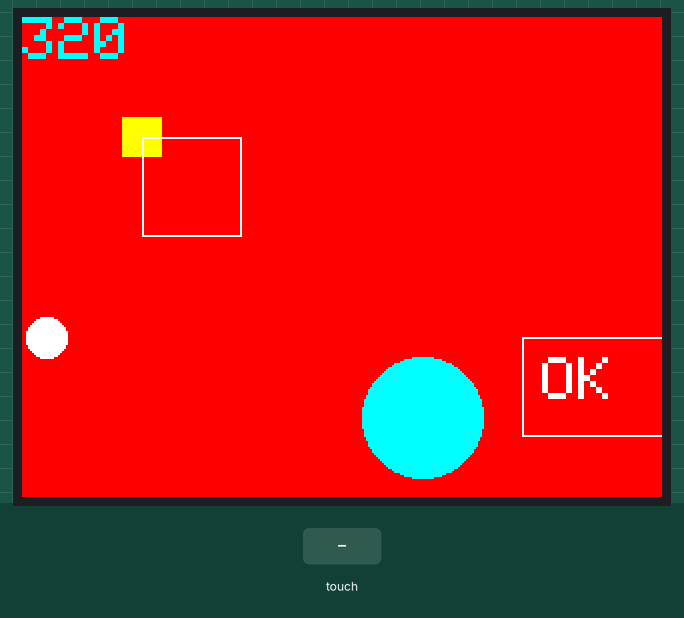
A sketch run on a simulated Arduino Uno, built with avr-gcc and run on an emulated ATmega328P. Parts: 320×240 colour display. The test bench sets the inputs (shaded band). What the sketch prints to the serial monitor is not drawn.

Above: at 1.5 s.
1.6 s: touch panel pressed at 62 % / 50 % of its raw x / y range
At 1.84 s:
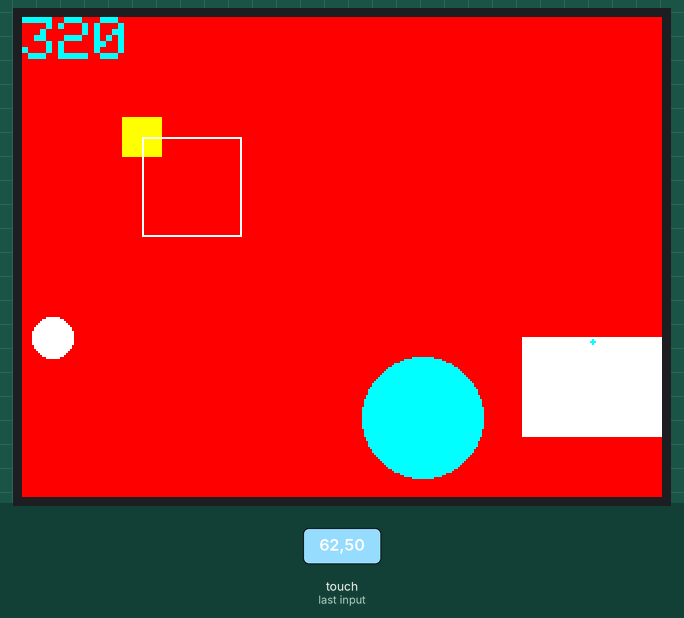
3.4 s: touch panel pressed at 13 % / 30 % of its raw x / y range
At 3.53 s:
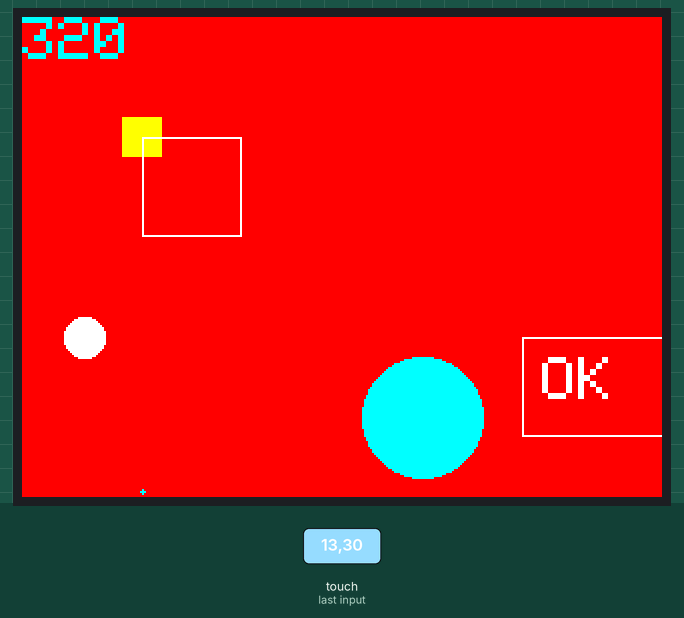

The sketch:

tftpaint2_9327.ino
```cpp
// This sketch has been Refurbished by BUHOSOFT
// Original code provided by Smoke And Wires
// http://www.smokeandwires.co.nz
// This code has been taken from the Adafruit TFT Library and modified
//  by us for use with our TFT Shields / Modules
// For original code / licensing please refer to
// https://github.com/adafruit/TFTLCD-Library

// adapted sketch by niq_ro from http://arduinotehniq.blogspot.com/
// ver. 1m5 - 13.11.2014, Craiova - Romania

#define DEBUG 1

// The control pins for the LCD can be assigned to any digital or
// analog pins...but we'll use the analog pins as this allows us to
// double up the pins with the touch screen (see the TFT paint example).
// #define LCD_CS A3 // Chip Select goes to Analog 3
// #define LCD_CD A2 // Command/Data goes to Analog 2
// #define LCD_WR A1 // LCD Write goes to Analog 1
// #define LCD_RD A0 // LCD Read goes to Analog 0

// #define LCD_RESET A4 // Can alternately just connect to Arduino's reset pin

// When using the BREAKOUT BOARD only, use these 8 data lines to the LCD:
// For the Arduino Uno, Duemilanove, Diecimila, etc.:
//   D0 connects to digital pin 8  (Notice these are
//   D1 connects to digital pin 9   NOT in order!)
//   D2 connects to digital pin 2
//   D3 connects to digital pin 3
//   D4 connects to digital pin 4
//   D5 connects to digital pin 5
//   D6 connects to digital pin 6
//   D7 connects to digital pin 7
// For the Arduino Mega, use digital pins 22 through 29
// (on the 2-row header at the end of the board).

//#define DEBUG
#include <Adafruit_GFX.h>    // Core graphics library
#include <Adafruit_TFTLCD.h> // Hardware-specific library
#include <TouchScreen.h>

#define LCD_CS A3
#define LCD_CD A2
#define LCD_WR A1
#define LCD_RD A0
// optional
#define LCD_RESET A4


#define YP A1  // must be an analog pin, use "An" notation!
#define XM A2  // must be an analog pin, use "An" notation!
#define YM 7   // can be a digital pin
#define XP 6   // can be a digital pin
//ili9327
//#define XM A1
//#define YP A2
//#define XP 7
//#define YM 6

#define TS_MINX 118L //150,150
#define TS_MINY 166L //75, 120
#define TS_MAXX 954L //920
#define TS_MAXY 859L //950

// For better pressure precision, we need to know the resistance
// between X+ and X- Use any multimeter to read it
// For the one we're using, its 300 ohms across the X plate
TouchScreen ts = TouchScreen(XP, YP, XM, YM, 600);

// Assign human-readable names to some common 16-bit color values:
#define BLACK   0x0000
#define BLUE    0x001F
#define RED     0xF800
#define GREEN   0x07E0
#define CYAN    0x07FF
#define MAGENTA 0xF81F
#define YELLOW  0xFFE0
#define WHITE   0xFFFF
//#define ROZ     0xFD20
#define ROZ     0xFBE0
#define GRI     0xBDF7
// http://stackoverflow.com/questions/13720937/c-defined-16bit-high-color
// http://wiibrew.org/wiki/U16_colors

Adafruit_TFTLCD tft(LCD_CS, LCD_CD, LCD_WR, LCD_RD, LCD_RESET);

//9327 400x240
//#define BOXSIZE 50
//9488
#define BOXSIZE 60
#define PENRADIUS 2
int oldcolor, currentcolor;
int ics;
uint16_t identifier;

void setup(void) {
  Serial.begin(9600);
  Serial.println(F("Paint!"));

  tft.reset();
  identifier = 0x9341;

  tft.begin(identifier);

  tft.fillScreen(WHITE);

  tft.fillRect(0, 0, 320, 480, RED);

  tft.setRotation(1);
  tft.setCursor(0, 0);
  tft.setTextColor(CYAN);
  tft.setTextSize(3);
  tft.println(tft.width());

  tft.fillCircle(200, 200, 30, CYAN);

  tft.fillRect(50, 50, 20, 20, YELLOW);

  tft.drawRect(60, 60, 50, 50, WHITE);

  drawButton(250, 160, false);

  pinMode(13, OUTPUT);
}

#define MINPRESSURE 2
#define MAXPRESSURE 1000

int minY = 999;
int maxY = 0;
int minX = 999;
int maxX = 0;

int ballX = 0;

bool buttonOk_State = false;
bool buttonOk_OldState = false;

void loop()
{
  digitalWrite(13, HIGH);
  // Recently Point was renamed TSPoint in the TouchScreen library
  // If you are using an older version of the library, use the
  // commented definition instead.
  // Point p = ts.getPoint();
  TSPoint p = ts.getPoint();
  digitalWrite(13, LOW);

  // if sharing pins, you'll need to fix the directions of the touchscreen pins
  //pinMode(XP, OUTPUT);
  pinMode(XM, OUTPUT);
  pinMode(YP, OUTPUT);
  //pinMode(YM, OUTPUT);

  // we have some minimum pressure we consider 'valid'
  // pressure of 0 means no pressing!
  buttonOk_State = false;
  if (p.z > MINPRESSURE && p.z < MAXPRESSURE) {
    if(p.x > maxX) maxX = p.x;
    if(p.y > maxY) maxY = p.y;
    if(p.x < minX) minX = p.x;
    if(p.y < minY) minY = p.y;

    /*Serial.print("minX = "); Serial.print(minX); Serial.print("\n");
    Serial.print("maxX = "); Serial.print(maxX); Serial.print("\n");
    Serial.print("minY = "); Serial.print(minY); Serial.print("\n");
    Serial.print("maxY = "); Serial.print(maxY); Serial.print("\n");

    Serial.print("or("); Serial.print(p.x);
    Serial.print(", "); Serial.print(p.y);
    Serial.println(")\n");
    */
    unsigned long screenX = (p.x - TS_MINX ) * 48000L / ((TS_MAXX - TS_MINX) * 100L);
    unsigned long screenY = 320 - ((p.y - 166L ) * 32000L / 69300L);

    /*Serial.print("calc("); Serial.print(screenX);
    Serial.print(", "); Serial.print(screenY);
    Serial.println(")\n");*/

    tft.fillCircle(screenX, screenY, 1, CYAN);

    //Test for OK button

    if(screenX < 340 && screenX > 240 && screenY > 160 && screenY < 210){
      buttonOk_State = true;
    }

  }

  if(buttonOk_OldState != buttonOk_State){
    Serial.println("NEW "); Serial.println(buttonOk_State); Serial.println("\n");
      drawButton(250, 160, buttonOk_State);
  }

  tft.fillCircle(ballX, 160, 10, RED);
  ballX+=1;
  tft.fillCircle(ballX, 160, 10, WHITE);

  buttonOk_OldState = buttonOk_State;
  delay(100);

}

void drawButton(short x, short y, bool state){
  if(state) tft.fillRect(x, y, 100, 50, WHITE);
  else{
    tft.fillRect(x, y, 100, 50, RED);
    tft.drawRect(x, y, 100, 50, WHITE);

  }

  tft.setCursor(x+10, y+10);
  tft.setTextColor(WHITE);
  tft.setTextSize(3);
  tft.println("OK");

}
```
